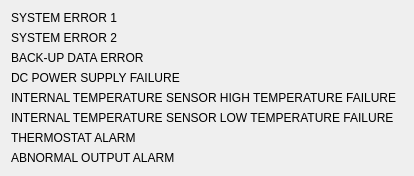
   <widget class="QWidget" name="tab">
    <attribute name="title">
     <string>ALARM FLAG 1</string>
    </attribute>
    <layout class="QVBoxLayout" name="verticalLayout">
     <item>
      <layout class="QGridLayout" name="gridLayout_2">
       <item row="3" column="1">
        <widget class="PyDMByteIndicator" name="PyDMByteIndicator_6">
         <property name="maximumSize">
          <size>
           <width>20</width>
           <height>20</height>
          </size>
         </property>
         <property name="toolTip">
          <string/>
         </property>
         <property name="channel" stdset="0">
          <string>ca://${DEV}:BACKUP_DATA_ERR_RBV</string>
         </property>
         <property name="onColor" stdset="0">
          <color>
           <red>255</red>
           <green>0</green>
           <blue>0</blue>
          </color>
         </property>
         <property name="showLabels" stdset="0">
          <bool>false</bool>
         </property>
         <property name="circles" stdset="0">
          <bool>true</bool>
         </property>
        </widget>
       </item>
       <item row="7" column="1">
        <widget class="PyDMByteIndicator" name="PyDMByteIndicator_10">
         <property name="maximumSize">
          <size>
           <width>20</width>
           <height>20</height>
          </size>
         </property>
         <property name="toolTip">
          <string/>
         </property>
         <property name="channel" stdset="0">
          <string>ca://${DEV}:THERMOSTAT_RBV</string>
         </property>
         <property name="onColor" stdset="0">
          <color>
           <red>255</red>
           <green>0</green>
           <blue>0</blue>
          </color>
         </property>
         <property name="showLabels" stdset="0">
          <bool>false</bool>
         </property>
         <property name="circles" stdset="0">
          <bool>true</bool>
         </property>
        </widget>
       </item>
       <item row="4" column="1">
        <widget class="PyDMByteIndicator" name="PyDMByteIndicator_7">
         <property name="maximumSize">
          <size>
           <width>20</width>
           <height>20</height>
          </size>
         </property>
         <property name="toolTip">
          <string/>
         </property>
         <property name="channel" stdset="0">
          <string>ca://${DEV}:DC_PWR_FAIL_RBV</string>
         </property>
         <property name="onColor" stdset="0">
          <color>
           <red>255</red>
           <green>0</green>
           <blue>0</blue>
          </color>
         </property>
         <property name="showLabels" stdset="0">
          <bool>false</bool>
         </property>
         <property name="circles" stdset="0">
          <bool>true</bool>
         </property>
        </widget>
       </item>
       <item row="5" column="1">
        <widget class="PyDMByteIndicator" name="PyDMByteIndicator_8">
         <property name="maximumSize">
          <size>
           <width>20</width>
           <height>20</height>
          </size>
         </property>
         <property name="toolTip">
          <string/>
         </property>
         <property name="channel" stdset="0">
          <string>ca://${DEV}:INT_HIGH_TEMP_FAIL_RBV</string>
         </property>
         <property name="onColor" stdset="0">
          <color>
           <red>255</red>
           <green>0</green>
           <blue>0</blue>
          </color>
         </property>
         <property name="showLabels" stdset="0">
          <bool>false</bool>
         </property>
         <property name="circles" stdset="0">
          <bool>true</bool>
         </property>
        </widget>
       </item>
       <item row="5" column="0">
        <widget class="PyDMLabel" name="PyDMLabel_6">
         <property name="toolTip">
          <string/>
         </property>
         <property name="text">
          <string>INTERNAL TEMPERATURE SENSOR HIGH TEMPERATURE FAILURE</string>
         </property>
        </widget>
       </item>
       <item row="8" column="1">
        <widget class="PyDMByteIndicator" name="PyDMByteIndicator_11">
         <property name="maximumSize">
          <size>
           <width>20</width>
           <height>20</height>
          </size>
         </property>
         <property name="toolTip">
          <string/>
         </property>
         <property name="channel" stdset="0">
          <string>ca://${DEV}:ABNORMAL_OUT_RBV</string>
         </property>
         <property name="onColor" stdset="0">
          <color>
           <red>255</red>
           <green>0</green>
           <blue>0</blue>
          </color>
         </property>
         <property name="showLabels" stdset="0">
          <bool>false</bool>
         </property>
         <property name="circles" stdset="0">
          <bool>true</bool>
         </property>
        </widget>
       </item>
       <item row="3" column="0">
        <widget class="PyDMLabel" name="PyDMLabel_4">
         <property name="toolTip">
          <string/>
         </property>
         <property name="text">
          <string>BACK-UP DATA ERROR</string>
         </property>
        </widget>
       </item>
       <item row="6" column="1">
        <widget class="PyDMByteIndicator" name="PyDMByteIndicator_9">
         <property name="maximumSize">
          <size>
           <width>20</width>
           <height>20</height>
          </size>
         </property>
         <property name="toolTip">
          <string/>
         </property>
         <property name="channel" stdset="0">
          <string>ca://${DEV}:INT_LOW_TEMP_FAIL_RBV</string>
         </property>
         <property name="onColor" stdset="0">
          <color>
           <red>255</red>
           <green>0</green>
           <blue>0</blue>
          </color>
         </property>
         <property name="showLabels" stdset="0">
          <bool>false</bool>
         </property>
         <property name="circles" stdset="0">
          <bool>true</bool>
         </property>
        </widget>
       </item>
       <item row="4" column="0">
        <widget class="PyDMLabel" name="PyDMLabel_5">
         <property name="toolTip">
          <string/>
         </property>
         <property name="text">
          <string>DC POWER SUPPLY FAILURE</string>
         </property>
        </widget>
       </item>
       <item row="2" column="0">
        <widget class="PyDMLabel" name="PyDMLabel_3">
         <property name="toolTip">
          <string/>
         </property>
         <property name="text">
          <string>SYSTEM ERROR 2</string>
         </property>
        </widget>
       </item>
       <item row="6" column="0">
        <widget class="PyDMLabel" name="PyDMLabel_7">
         <property name="toolTip">
          <string/>
         </property>
         <property name="text">
          <string>INTERNAL TEMPERATURE SENSOR LOW TEMPERATURE FAILURE</string>
         </property>
        </widget>
       </item>
       <item row="7" column="0">
        <widget class="PyDMLabel" name="PyDMLabel_8">
         <property name="toolTip">
          <string/>
         </property>
         <property name="text">
          <string>THERMOSTAT ALARM</string>
         </property>
        </widget>
       </item>
       <item row="8" column="0">
        <widget class="PyDMLabel" name="PyDMLabel_9">
         <property name="toolTip">
          <string/>
         </property>
         <property name="text">
          <string>ABNORMAL OUTPUT ALARM</string>
         </property>
        </widget>
       </item>
       <item row="2" column="1">
        <widget class="PyDMByteIndicator" name="PyDMByteIndicator_5">
         <property name="maximumSize">
          <size>
           <width>20</width>
           <height>20</height>
          </size>
         </property>
         <property name="toolTip">
          <string/>
         </property>
         <property name="channel" stdset="0">
          <string>ca://${DEV}:SYSTEM_ERROR_2_RBV</string>
         </property>
         <property name="onColor" stdset="0">
          <color>
           <red>255</red>
           <green>0</green>
           <blue>0</blue>
          </color>
         </property>
         <property name="offColor" stdset="0">
          <color>
           <red>100</red>
           <green>100</green>
           <blue>100</blue>
          </color>
         </property>
         <property name="showLabels" stdset="0">
          <bool>false</bool>
         </property>
         <property name="circles" stdset="0">
          <bool>true</bool>
         </property>
        </widget>
       </item>
       <item row="1" column="0">
        <widget class="PyDMLabel" name="PyDMLabel_2">
         <property name="toolTip">
          <string/>
         </property>
         <property name="text">
          <string>SYSTEM ERROR 1</string>
         </property>
        </widget>
       </item>
       <item row="1" column="1">
        <widget class="PyDMByteIndicator" name="PyDMByteIndicator_4">
         <property name="maximumSize">
          <size>
           <width>20</width>
           <height>20</height>
          </size>
         </property>
         <property name="toolTip">
          <string/>
         </property>
         <property name="channel" stdset="0">
          <string>ca://${DEV}:SYSTEM_ERROR_1_RBV</string>
         </property>
         <property name="onColor" stdset="0">
          <color>
           <red>255</red>
           <green>0</green>
           <blue>0</blue>
          </color>
         </property>
         <property name="offColor" stdset="0">
          <color>
           <red>100</red>
           <green>100</green>
           <blue>100</blue>
          </color>
         </property>
         <property name="showLabels" stdset="0">
          <bool>false</bool>
         </property>
         <property name="circles" stdset="0">
          <bool>true</bool>
         </property>
        </widget>
       </item>
      </layout>
     </item>
    </layout>
   </widget>
